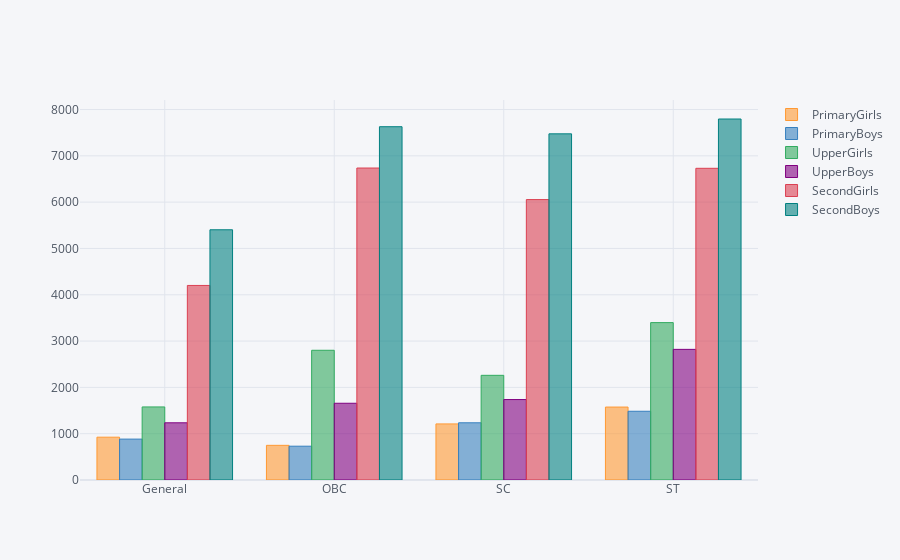

The code cell stored with this chart in its notebook:
### Code cell
final_Data.iplot(kind = 'bar' )

### Figure 1 — Plotly figure (JSON) as saved in the notebook; plotly's stock layout.template omitted (floating-point values rounded to 4 significant figures)
{"data": [{"marker": {"color": "rgba(255, 153, 51, 0.6)", "line": {"color": "rgba(255, 153, 51, 1.0)", "width": 1}}, "name": "PrimaryGirls", "orientation": "v", "text": "", "type": "bar", "x": ["General", "OBC", "SC", "ST"], "y": [924.6, 748.4, 1211.0, 1575.0]}, {"marker": {"color": "rgba(55, 128, 191, 0.6)", "line": {"color": "rgba(55, 128, 191, 1.0)", "width": 1}}, "name": "PrimaryBoys", "orientation": "v", "text": "", "type": "bar", "x": ["General", "OBC", "SC", "ST"], "y": [883.2, 730.1, 1235.0, 1485.0]}, {"marker": {"color": "rgba(50, 171, 96, 0.6)", "line": {"color": "rgba(50, 171, 96, 1.0)", "width": 1}}, "name": "UpperGirls", "orientation": "v", "text": "", "type": "bar", "x": ["General", "OBC", "SC", "ST"], "y": [1578.0, 2801.0, 2261.0, 3399.0]}, {"marker": {"color": "rgba(128, 0, 128, 0.6)", "line": {"color": "rgba(128, 0, 128, 1.0)", "width": 1}}, "name": "UpperBoys", "orientation": "v", "text": "", "type": "bar", "x": ["General", "OBC", "SC", "ST"], "y": [1235.0, 1657.0, 1737.0, 2821.0]}, {"marker": {"color": "rgba(219, 64, 82, 0.6)", "line": {"color": "rgba(219, 64, 82, 1.0)", "width": 1}}, "name": "SecondGirls", "orientation": "v", "text": "", "type": "bar", "x": ["General", "OBC", "SC", "ST"], "y": [4201.0, 6737.0, 6056.0, 6731.0]}, {"marker": {"color": "rgba(0, 128, 128, 0.6)", "line": {"color": "rgba(0, 128, 128, 1.0)", "width": 1}}, "name": "SecondBoys", "orientation": "v", "text": "", "type": "bar", "x": ["General", "OBC", "SC", "ST"], "y": [5403.0, 7629.0, 7475.0, 7796.0]}], "layout": {"autosize": true, "legend": {"bgcolor": "#F5F6F9", "font": {"color": "#4D5663"}}, "paper_bgcolor": "#F5F6F9", "plot_bgcolor": "#F5F6F9", "title": {"font": {"color": "#4D5663"}}, "xaxis": {"autorange": true, "gridcolor": "#E1E5ED", "range": [-0.5, 3.5], "showgrid": true, "tickfont": {"color": "#4D5663"}, "title": {"font": {"color": "#4D5663"}, "text": ""}, "type": "category", "zerolinecolor": "#E1E5ED"}, "yaxis": {"autorange": true, "gridcolor": "#E1E5ED", "range": [0, 8206.0], "showgrid": true, "tickfont": {"color": "#4D5663"}, "title": {"font": {"color": "#4D5663"}, "text": ""}, "type": "linear", "zerolinecolor": "#E1E5ED"}}}
